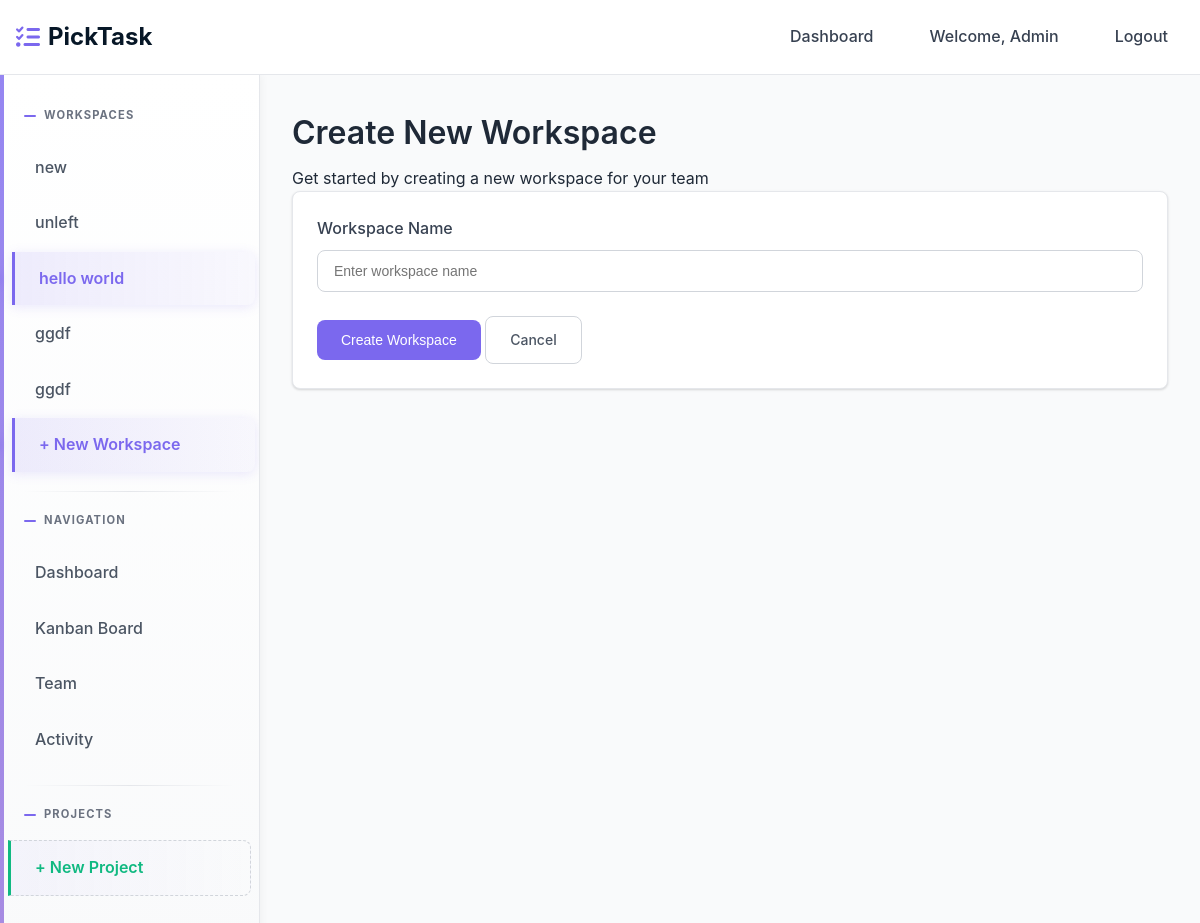
Screenshot of /workspace/create/ (signed in) with the database file from the repository.
### home/models.py (models this page shows)
class User(AbstractUser):
    full_name = models.CharField(max_length=255, blank=True, null=True)
    created_at = models.DateTimeField(auto_now_add=True)

### workspace/models.py (models this page shows, shortened)
class Membership(models.Model):
    ROLE_CHOICES = [
        ('admin', 'Admin'),
        ('member', 'Member'),
    ]
    user = models.ForeignKey(settings.AUTH_USER_MODEL, on_delete=models.CASCADE, related_name='memberships')
    workspace = models.ForeignKey(Workspace, on_delete=models.CASCADE, related_name='memberships')
    role = models.CharField(max_length=20, choices=ROLE_CHOICES, default='member')
    joined_at = models.DateTimeField(auto_now_add=True)
    class Meta:
        unique_together = ['user', 'workspace']
        ordering = ['-joined_at']

class Workspace(models.Model):
    name = models.CharField(max_length=255)
    created_by = models.ForeignKey(settings.AUTH_USER_MODEL, on_delete=models.CASCADE, related_name='workspaces_created')
    created_at = models.DateTimeField(auto_now_add=True)
    class Meta:
        ordering = ['-created_at']

### workspace/views.py (the view, shortened to what this page needs)
# urls.py: path('create/', views.WorkspaceCreateView.as_view(), name='create-workspace'),
class WorkspaceCreateView(CreateView):
    model = Workspace
    form_class = WorkspaceForm
    template_name = 'workspace/create-workspace.html'

### workspace/forms.py
class WorkspaceForm(forms.ModelForm):
    class Meta:
        model = Workspace
        fields = ['name']
        widgets = {
            'name': forms.TextInput(attrs={
                'class': 'form-input',
                'placeholder': 'Enter workspace name',
                'autofocus': True
            }),
        }
        labels = {
            'name': 'Workspace Name'
        }

### templates/workspace/create-workspace.html (shortened to what this page needs)
{% extends 'base.html' %}
{% load static %}
{% block content %}
<div class="max-w-2xl mx-auto">
    <div class="mb-6">
        <h1>Create New Workspace</h1>
        <p class="text-gray-600">Get started by creating a new workspace for your team</p>
    </div>
    <div class="card">
        <div class="card-body">
            <form method="post">
                <div class="form-group">
                    <label class="form-label" for="{{ form.name.id_for_label }}">Workspace Name</label>
                    {{ form.name }}
                </div>
                <div class="mt-8">
                    <button type="submit" class="btn btn-primary">
                        Create Workspace
                    </button>
                   <a href="{% url 'workspace:dashboard' %}" class="btn btn-outline">
                        Cancel
                    </a>
                </div>
            </form>
        </div>
    </div>
</div>
{% endblock %}

### templates/base.html (shortened to what this page needs)
<!DOCTYPE html>
<html lang="en">
  <head>
    <link href="https://cdnjs.cloudflare.com/ajax/libs/font-awesome/6.0.0/css/all.min.css" rel="stylesheet">
  </head>
  <body>
    <nav class="navbar" id="navbar" role="navigation" aria-label="Main navigation">
      <div class="nav-container">
        <a href="{% url 'workspace:dashboard' %}" class="logo" aria-label="PickTask home">
          <i class="fas fa-tasks" aria-hidden="true"></i>
          PickTask
        </a>
        <div class="nav-links" id="nav-links">
          {% if user.is_authenticated %}
          <a href="{% url 'workspace:dashboard' %}" class="nav-link {% if request.resolver_match.url_name == 'dashboard' %}active{% endif %}">Dashboard</a>
          <span class="nav-link">Welcome, {{ user.username }}</span>
          <a href="{% url 'authentication:logout' %}" class="nav-link">Logout</a>
          {% else %}
          <a href="{% url 'authentication:login' %}" class="nav-link">Login</a>
          <a href="{% url 'authentication:register' %}" class="nav-link">Register</a>
          {% endif %}
        </div>
      </div>
    </nav>
    <div class="app-layout">
      {% if user.is_authenticated %}
      <aside class="sidebar">{% include 'partials/sidebar.html' %}</aside>
      {% endif %}
      <main class="main-content">
        {% block content %}{% endblock %}
      </main>
    </div>
  </body>
</html>

### templates/partials/sidebar.html (shortened to what this page needs)
<div class="sidebar-section">
  <div class="sidebar-title">Workspaces</div>
  {% for membership in user.memberships.all %}
  <a
    href="{% url 'workspace:workspace-detail' membership.workspace.id %}"
    class="sidebar-link {% if current_workspace.id == membership.workspace.id %}active{% endif %}"
  >
    <span>{{ membership.workspace.name }}</span>
  </a>
  {% endfor %}
  <a
    href="{% url 'workspace:create-workspace' %}"
    class="sidebar-link {% if request.resolver_match.url_name == 'create-workspace' %}active{% endif %}"
  >
    + New Workspace
  </a>
</div>
{% if current_workspace %}
<div class="sidebar-section">
  <div class="sidebar-title">Navigation</div>
  <a
    href="{% url 'workspace:workspace-detail' current_workspace.id %}"
    class="sidebar-link {% if request.resolver_match.url_name == 'workspace-detail' %}active{% endif %}"
  >
    Dashboard
  </a>
  <a
    href="{% url 'kanban:kanban' current_workspace.id %}"
    class="sidebar-link {% if request.resolver_match.url_name == 'kanban' %}active{% endif %}"
  >
    Kanban Board
  </a>
  <a
    href="{% url 'team:team' current_workspace.id %}"
    class="sidebar-link {% if request.resolver_match.url_name == 'team' %}active{% endif %}"
  >
    Team
  </a>
  <a
    href="{% url 'activity:activity' current_workspace.id %}"
    class="sidebar-link {% if request.resolver_match.url_name == 'activity' %}active{% endif %}"
  >
    Activity
  </a>
</div>
<div class="sidebar-section">
  <div class="sidebar-title">Projects</div>
  <a href="{% url 'kanban:kanban' current_workspace.id %}" class="sidebar-link">
    + New Project
  </a>
</div>
{% endif %}

### rows the page displays
User: username "Admin"
Membership: workspace.name "new"
Membership: workspace.name "unleft"
Membership: workspace.name "hello world"
Membership: workspace.name "ggdf"
Membership: workspace.name "ggdf"
